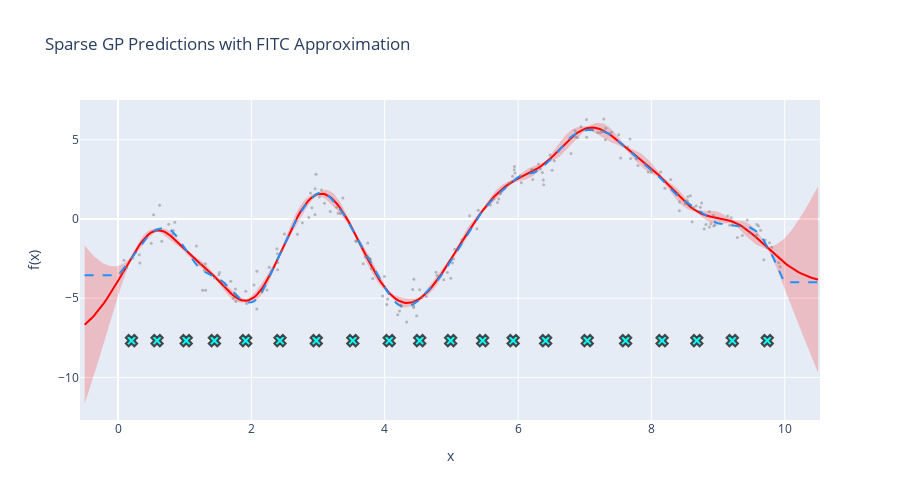

Notebook cell for this chart:
### Code cell
f_pred_mean = posterior_pred.posterior_predictive['f_pred'].mean(dim=['chain', 'draw']).values
f_pred_std = posterior_pred.posterior_predictive['f_pred'].std(dim=['chain', 'draw']).values

f_true_interp = np.interp(x_test, x, f_true)
subsample_idx = RNG.choice(len(df), size=200, replace=False)


go.Figure().add_trace(go.Scatter(
    x=np.concatenate([x_test, x_test[::-1]]),
    y=np.concatenate([f_pred_mean + 2*f_pred_std, (f_pred_mean - 2*f_pred_std)[::-1]]),
    fill='toself',
    fillcolor='rgba(255,0,0,0.2)',
    line=dict(color='rgba(255,0,0,0)'),
    name='95% Credible Interval',
    showlegend=True
)).add_trace(go.Scatter(
    x=x_test,
    y=f_pred_mean,
    mode='lines',
    name='Posterior Mean',
    line=dict(color='red', width=2)
)).add_trace(go.Scatter(
    x=x_test,
    y=f_true_interp,
    mode='lines',
    name='True Function',
    line=dict(color='dodgerblue', width=2, dash='dash')
)).add_trace(go.Scatter(
    x=df['x'][subsample_idx],
    y=df['y'][subsample_idx],
    mode='markers',
    name='Data (subsample)',
    marker=dict(size=3, color='gray', opacity=0.5)
)).add_trace(go.Scatter(
    x=Xu,
    y=np.ones(len(Xu)) * (f_pred_mean.min() - 1),
    mode='markers',
    name='Inducing Points',
    marker=dict(size=10, color='cyan', symbol='x', line=dict(width=2))
)).update_layout(
    title='Sparse GP Predictions with FITC Approximation',
    xaxis_title='x',
    yaxis_title='f(x)',
    height=500,
    showlegend=False,
    hovermode='x unified'
)

### Figure 1 — Plotly figure (JSON) as saved in the notebook; plotly's stock layout.template omitted (floating-point values rounded to 4 significant figures; data arrays with more than 128 entries replaced by an {"elided": "..."} marker saying what was removed)
{"data": [{"fill": "toself", "fillcolor": "rgba(255,0,0,0.2)", "line": {"color": "rgba(255,0,0,0)"}, "name": "95% Credible Interval", "showlegend": true, "type": "scatter", "x": {"elided": "600 float values"}, "y": {"elided": "600 float values"}}, {"line": {"color": "red", "width": 2}, "mode": "lines", "name": "Posterior Mean", "type": "scatter", "x": {"elided": "300 float values"}, "y": {"elided": "300 float values"}}, {"line": {"color": "dodgerblue", "dash": "dash", "width": 2}, "mode": "lines", "name": "True Function", "type": "scatter", "x": {"elided": "300 float values"}, "y": {"elided": "300 float values"}}, {"marker": {"color": "gray", "opacity": 0.5, "size": 3}, "mode": "markers", "name": "Data (subsample)", "type": "scatter", "x": {"elided": "200 float values"}, "y": {"elided": "200 float values"}}, {"marker": {"color": "cyan", "line": {"width": 2}, "size": 10, "symbol": "x"}, "mode": "markers", "name": "Inducing Points", "type": "scatter", "x": [0.202, 0.5856, 1.023, 1.446, 1.915, 2.43, 2.974, 3.522, 4.068, 4.525, 4.989, 5.469, 5.927, 6.414, 7.038, 7.613, 8.161, 8.681, 9.214, 9.738], "y": [-7.68, -7.68, -7.68, -7.68, -7.68, -7.68, -7.68, -7.68, -7.68, -7.68, -7.68, -7.68, -7.68, -7.68, -7.68, -7.68, -7.68, -7.68, -7.68, -7.68]}], "layout": {"height": 500, "hovermode": "x unified", "showlegend": false, "title": {"text": "Sparse GP Predictions with FITC Approximation"}, "xaxis": {"title": {"text": "x"}}, "yaxis": {"title": {"text": "f(x)"}}}}
